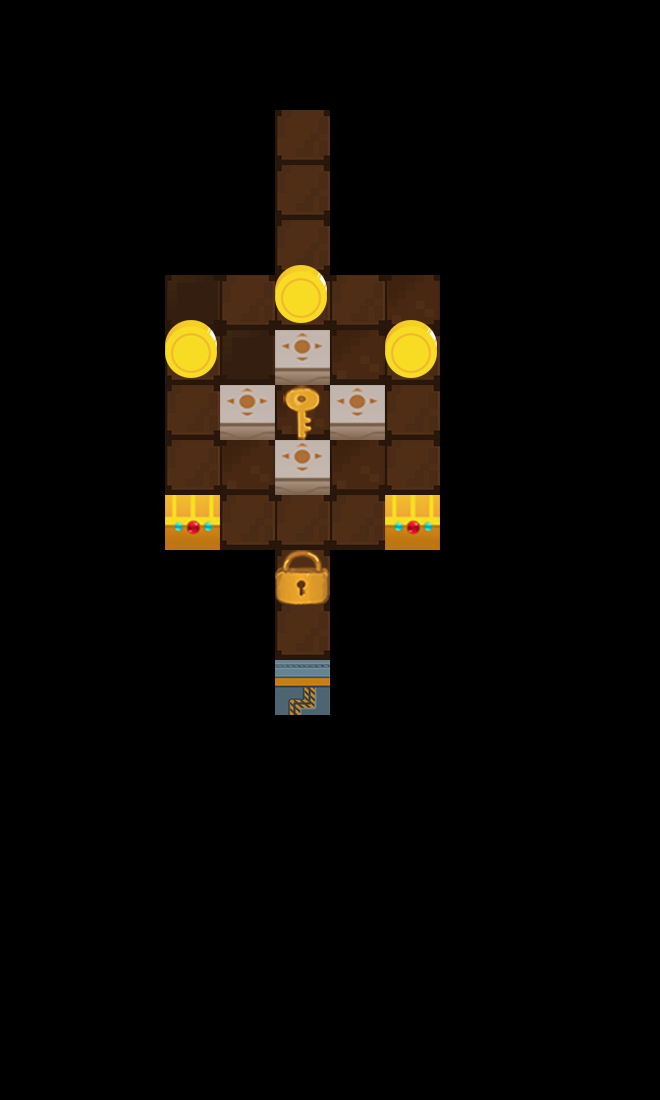

This is a level from a 2D game, rendered from its Tiled map with the project's own tilesets. A one-line summary and the map file follow, with tile-layer data summarised:
An orthogonal 12x20 tile map with 55x55 px tiles, 3 tile layers (layer1, layer2, layer3) and 1 object (startPos).

<map version="1.0" orientation="orthogonal" renderorder="right-down" width="12" height="20" tilewidth="55" tileheight="55">
 <tileset firstgid="1" name="element2" tilewidth="55" tileheight="55">
  <image source="element2.png" width="715" height="715" />
 </tileset>
 <layer name="layer1" width="12" height="20">
  <data>[240 cells, 31 non-empty, 3 distinct tile ids]</data>
 </layer>
 <layer name="layer2" width="12" height="20">
  <data>[240 cells, 48 non-empty, 7 distinct tile ids]</data>
 </layer>
 <layer name="layer3" width="12" height="20">
  <data>[240 cells, 3 non-empty, 1 distinct tile ids]</data>
 </layer>
 <objectgroup name="objLayer">
  <object name="startPos" x="302.667" y="134.333">
   <properties>
    <property name="dir" value="down" />
   </properties>
  </object>
 </objectgroup>
</map>
